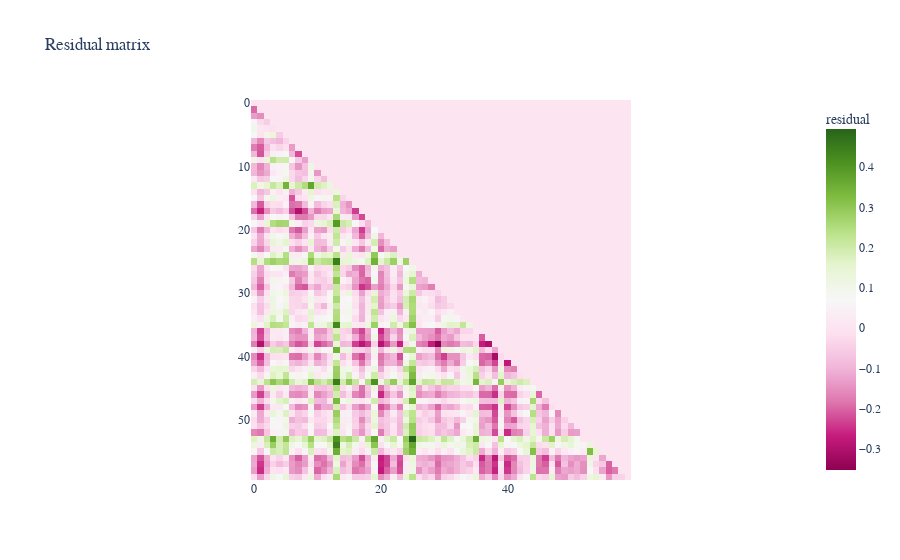

Source (notebook cell):
### Code cell
# creating the figure and storing as html
fig = px.imshow(resnode, color_continuous_scale=[[0,'green'], [0, 'blue']], aspect='equal', title='Residual matrix', labels={'color':'residual'})
fig.update_layout(font_family='Arial')
#fig.add_annotation(xref="x domain", yref='y domain', x=1.2, y=0.2, text="Top 3 residuals:\n1. {}-{}\n2. {}-{}\n3. {}-{}".format())
fig.update_xaxes(showspikes=True)
fig.update_yaxes(showspikes=True)

### Figure 1 — Plotly figure (JSON) as saved in the notebook; plotly's stock layout.template omitted (floating-point values rounded to 4 significant figures; data arrays with more than 128 entries replaced by an {"elided": "..."} marker saying what was removed)
{"data": [{"coloraxis": "coloraxis", "hovertemplate": "x: %{x}<br>y: %{y}<br>residual: %{z}<extra></extra>", "name": "0", "type": "heatmap", "xaxis": "x", "yaxis": "y", "z": {"elided": "60x60 float values"}}], "layout": {"coloraxis": {"colorbar": {"title": {"text": "residual"}}, "colorscale": [[0, "green"], [0, "blue"]]}, "font": {"family": "Arial"}, "title": {"text": "Residual matrix"}, "xaxis": {"anchor": "y", "constrain": "domain", "domain": [0, 1], "scaleanchor": "y", "showspikes": true}, "yaxis": {"anchor": "x", "autorange": "reversed", "constrain": "domain", "domain": [0, 1], "showspikes": true}}}
